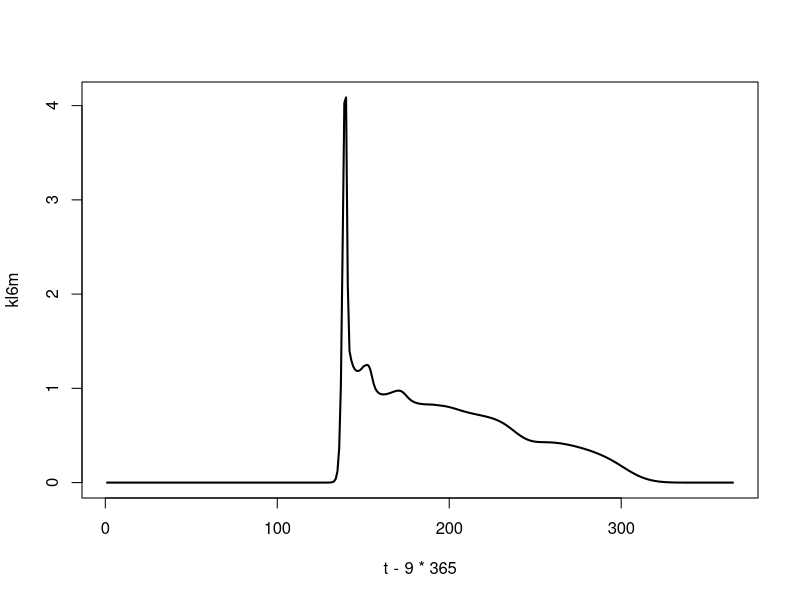
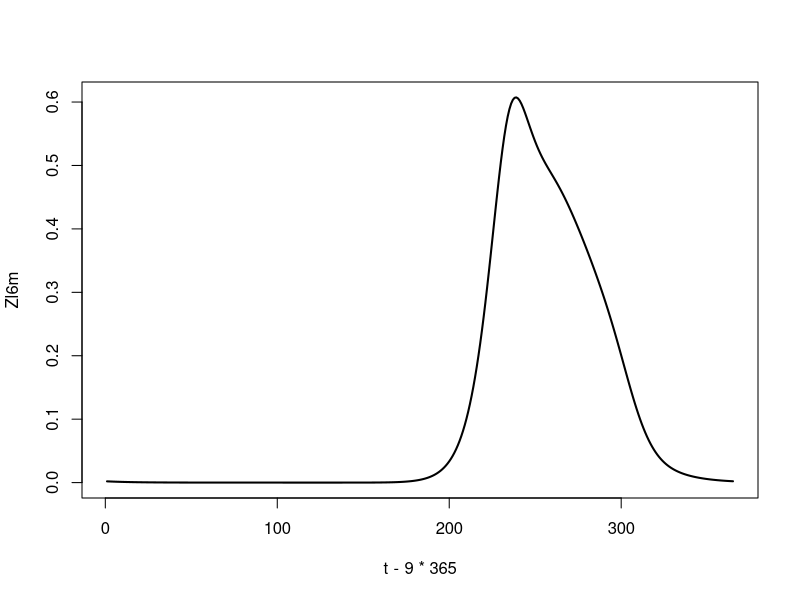

R code for these plots, in order:
################ Project 2 - Fasham
library(deSolve)
library(fields)

# Create an empty list to add the parameters
param <- list()

# Define parameters
param$Dv <- 10.8*2 # Diffusivity (m^2/d)
param$PAR0 <- 0.41 # unit less, PAR/ total irradiance
param$I0 <- 200 # W/m2, annual average surface irradiance 
param$C <- 4 # Oktas, cloudinessl
param$kw <- 0.04 # 1/m, light attenuation due to water
param$gP <- 2 # 1/d, phytoplankton maximum growth rate
param$alpha <- 0.025 # 1/(W/m2) / d, initial slope of the P-I curve
param$HP <- 0.5 # mMol N/m3, half saturation for phytoplankton nutrient uptake
param$mP <- 0.1 # 1/d,phytoplankton specific mortality rate
param$kc <- 0.03 # m2/(mMol N), light attenuation by phytoplankton and detritus
param$gamma <- 0.03 # phytoplankton, exudation fraction
param$Sigma <- 1.5 # 1/(mMol N), NH4 inhibition parameter for phytoplankton
param$gZ <- 0.5 # 1/d, zooplankton maximum growth rate
param$beta <- 0.75 # zooplankton assimilation efficiency
param$muZ <- 0.025 # 1/d, zooplankton specific excretion rate
param$mZ <- 0.04 # 1/d, zooplankton specific mortality rate
param$HZ <- 1 # mMol/m3, zooplankton half saturation for ingestion
param$Omega <- 0.33 # detrital fraction of zooplankton mortality
param$eps <- 0.75 # ammonium fraction of zooplankton excretion
param$gB <- 2 # 1/d, bacterial maximum growth rate
param$muB <- 0.0125 # 1/d, bacterial specific excretion rate
param$HB <- 0.1 # (mMol N) / m3, bacterial half saturation for uptake
param$eta <- 0.6 # NH4/DON uptake ratio (bacteria?)
param$mD <- 0.05 # 1/d, detrital breakdown rate
param$uD <- 10 # m/d, detrital sinking rate 
param$uP <- 1 # m/d, Phytoplankton sinking rate 
param$dz <- c(rep(10,20),rep(50,16)) # grid spacing (m)
param$z <- c(seq(5,200, by=10),seq(225,1000,by=50)) # depth (m)
param$n <- length(param$z) # number of grid cells

param$theta <- 70 # degrees north, latitude
param$pP <- 0.7 # preference for phytoplankton
param$pB <- 0.1 # preference for bacteria
param$pD <- 0.2 # preference for detritus
param$Nb <- 15 # nutrient content at the bottom (mmol/m^3)
param$dzb <- 50
param$Wcenter <- 60  #Winter start day
param$Wlength <- 6*30 #length of ice coverage [days]

N0 <- c(0.5741008, 0.5966877, 0.6412008, 0.7063719, 0.7904262,  0.8912137,  1.0063571,  1.1333972,  1.2699233,
        1.4136786,  1.5626360,  1.7150452,  1.8694529,  2.0247023,  2.1799167,  2.3344718,  2.4879628,  2.6401680,
        2.7910128,  2.9405358,  3.3855024,  4.1103471,  4.8334796,  5.5581139, 6.2836851,  7.0095686,  7.7355646,
        8.4616555, 9.1878492,  9.9141432, 10.6405268, 11.3669875, 12.0935125, 12.8200891, 13.5467044, 14.2733457)
P0 <- c(1.359905e-05, 2.726776e-05, 4.470491e-05, 6.322314e-05, 7.932680e-05, 8.994052e-05, 9.340453e-05, 8.980849e-05,
        8.065832e-05, 6.817520e-05, 5.458569e-05, 4.163948e-05, 3.041920e-05, 2.138185e-05, 1.452369e-05, 9.571936e-06,
        6.144731e-06, 3.858222e-06, 2.385870e-06, 1.493541e-06, 3.369182e-07, 7.861111e-08, 2.155713e-08, 6.756455e-09,
        2.192816e-09, 6.844442e-10, 1.991596e-10, 5.363123e-11, 1.339545e-11, 3.119933e-12, 6.816872e-13, 1.405316e-13,
        2.747760e-14, 5.119312e-15, 9.129665e-16, 1.862683e-16)
DON0 <- c(4.085559e-05, 4.009135e-05, 3.807320e-05, 3.512770e-05, 3.166806e-05, 2.806605e-05, 2.459890e-05, 2.143958e-05,
          1.867277e-05, 1.632002e-05, 1.436405e-05, 1.276753e-05, 1.148569e-05, 1.047405e-05, 9.693430e-06, 9.110722e-06,
          8.699048e-06, 8.439312e-06, 8.322093e-06, 8.367805e-06, 9.449220e-06, 1.283523e-05, 1.837012e-05, 2.598115e-05,
          3.562677e-05, 4.715466e-05, 6.025044e-05, 7.445801e-05, 8.924285e-05, 1.040687e-04, 1.184660e-04, 1.320727e-04,
          1.445989e-04, 1.555105e-04, 1.628240e-04, 1.614034e-04)
A0 <- c(5.192440,  5.347434,  5.651276,  6.092262,  6.654191,  7.317738,  8.061935,  8.865557,  9.708298, 10.571644,
        11.439438, 12.298163, 13.137005, 13.947737, 14.724514, 15.463585, 16.162992, 16.822255, 17.442069, 18.024025,
        19.663005, 21.702601, 23.292722, 24.547176, 25.529296, 26.289680, 26.872494, 27.314703, 27.646156, 27.890684,
        28.067320, 28.191283, 28.274732, 28.327355, 28.356901, 28.369575)
B0 <- c(0.18417695, 0.18789259, 0.19518275, 0.20578317, 0.21931635, 0.23530408, 0.25318397, 0.27233061, 0.29208091,
        0.31176265, 0.33072422, 0.34836333, 0.36415270, 0.37766093, 0.38856754, 0.39667157, 0.40189356, 0.40427095,
        0.40394715, 0.40115485, 0.38627084, 0.33255606, 0.27844986, 0.23191435, 0.19310077, 0.16073924, 0.13369091,
        0.11107081, 0.09216940, 0.07639827, 0.06326265, 0.05234780, 0.04332084, 0.03597152, 0.03034406, 0.02698035)
Z0 <- c(2.319780e-02, 2.277847e-02, 2.196546e-02, 2.080836e-02, 1.937553e-02, 1.774677e-02, 1.600489e-02, 1.422770e-02,
        1.248167e-02, 1.081828e-02, 9.273029e-03, 7.866768e-03, 6.608456e-03, 5.498409e-03, 4.531353e-03, 3.698823e-03,
        2.990778e-03, 2.396517e-03, 1.905096e-03, 1.505478e-03, 5.488131e-04, 1.082359e-04, 1.733284e-05, 2.350412e-06,
        2.780615e-07, 2.932255e-08, 2.801132e-09, 2.454618e-10, 1.993059e-11, 1.512047e-12, 1.079718e-13, 7.311167e-15,
        4.741869e-16, 3.003034e-17, 1.943522e-18, 1.540521e-19)
D0 <- c(6.800703e-05, 1.268946e-04, 1.892206e-04, 2.549871e-04, 3.236098e-04, 3.939860e-04, 4.647086e-04, 5.343331e-04,
        6.016103e-04, 6.656293e-04, 7.258637e-04, 7.821429e-04, 8.345851e-04, 8.835192e-04, 9.294183e-04, 9.728494e-04,
        1.014456e-03, 1.055039e-03, 1.096114e-03, 1.143004e-03, 1.378114e-03, 1.674631e-03, 2.016684e-03, 2.373306e-03,
        2.705495e-03, 2.976448e-03, 3.159072e-03, 3.239945e-03, 3.219591e-03, 3.109892e-03, 2.929981e-03, 2.701965e-03,
        2.447385e-03, 2.184855e-03, 1.929128e-03, 1.697672e-03)
# Define initial conditions - concentrations of N_P_DON_A_B_Z_D
INIT <- c(N0, P0, DON0, A0, B0, Z0, D0)

# Light function
CalLight <- function(t, P,D, param) {
  #  season <-(1-0.8 * sin(pi*param$theta/180) * cos(2*pi*t/365))
  a <- 0.5936313662
 # season <- 1+cos(pi+2*pi/365*t+4*pi/73)
  season <- 1 - (0.5936313659 - 0.5936313659*cos(pi*param$theta/90))*cos(4/73*pi + 2/365*pi*t)
  if(season<0){
    season <- 0
  }
  if(season>2){
    season <- 2
  }
  
  # Ice
  b <- param$Wcenter-param$Wlength/2
  c <- sin(pi*b/(365/2)+pi*25/146)
  d <- 1/(sin(pi*(param$Wcenter-param$Wlength/6)/(365/2)+pi*25/146)-c)
  ice <- -c*d+d*sin(pi*t/(365/2)+pi*25/146)
  if(ice < 0){
    ice = 0
  }
  if(ice > 1){
    ice = 1
  }
  
  damp <- param$kc * param$dz * (cumsum(P) - P/2+cumsum(D)+D/2)
  
  I <- param$I0 * param$PAR0 * exp(-param$kw * param$z - damp) * season* (1-ice)
  
  return(I)
}


# Create function that creates the differential equation at each step
FASHAM <- function(t, INIT, param) {
  N <- INIT[1:param$n]
  P <- INIT[(1+param$n):(2*param$n)]
  DON <- INIT[(2*param$n+1):(3*param$n)]
  A <- INIT[(3*param$n+1):(4*param$n)]
  B <- INIT[(4*param$n+1):(5*param$n)]
  Z <- INIT[(5*param$n+1):(6*param$n)]
  D <- INIT[(6*param$n+1):(7*param$n)]
  FD <- INIT[(7*param$n+1):(8*param$n)]
  
  # Advection and diffusion
  #####
  # Nitrate flux
  JdN <- rep(0,param$n+1)
  
  for (i in 2:param$n){
    JdN[i] <- -param$Dv * (N[i] - N[i-1]) / ((param$dz[i]+param$dz[i-1])/2)
  }
  
  
  # Diffusive flux boundary
  JdN[1] = 0
  JdN[param$n+1] = -param$Dv*(param$Nb-N[param$n])/param$dzb
  
  JN = JdN
  
  # Phytoplankton flux
  JaP <- rep(0,param$n+1)
  JdP <- rep(0,param$n+1)
  
  for (i in 2:param$n){
    JaP[i] <- param$uP * P[i-1]
    JdP[i] <- -param$Dv * (P[i] - P[i-1]) / (param$dz[i]+param$dz[i-1])/2
  }
  
  # Advective flux boundary
  JaP[1] = 0
  JaP[param$n+1] = 0
  
  # Diffusive flux boundary
  JdP[1] = 0
  JdP[param$n+1] = 0
  
  JP = JaP + JdP
  
  
  # DON flux
  JdDON <- rep(0,param$n+1)
  
  for (i in 2:param$n){
    JdDON[i] <- -param$Dv * (DON[i] - DON[i-1]) / ((param$dz[i]+param$dz[i-1])/2)
  }
  
  
  # Diffusive flux boundary
  JdDON[1] = 0
  JdDON[param$n+1] = 0
  
  JDON = JdDON
  
  
  # Ammonium flux
  JdA <- rep(0,param$n+1)
  
  for (i in 2:param$n){
    JdA[i] <- -param$Dv * (A[i] - A[i-1]) / ((param$dz[i]+param$dz[i-1])/2)
  }
  
  
  # Diffusive flux boundary
  JdA[1] = 0
  JdA[param$n+1] = 0
  
  JA = JdA
  
  # Bacteria flux
  JdB <- rep(0,param$n+1)
  
  for (i in 2:param$n){
    JdB[i] <- -param$Dv * (B[i] - B[i-1]) / ((param$dz[i]+param$dz[i-1])/2)
  }
  
  
  # Diffusive flux boundary
  JdB[1] = 0
  JdB[param$n+1] = 0
  
  JB = JdB
  
  # Zooplankton flux
  JdZ <- rep(0,param$n+1)
  
  for (i in 2:param$n){
    JdZ[i] <- -param$Dv * (Z[i] - Z[i-1]) / ((param$dz[i]+param$dz[i-1])/2)
  }
  
  
  # Diffusive flux boundary
  JdZ[1] = 0
  JdZ[param$n+1] = 0
  
  JZ = JdZ
  
  
  # Detritus flux
  JaD <- rep(0,param$n+1)
  JdD <- rep(0,param$n+1)
  
  for (i in 2:param$n){
    JaD[i] <- param$uD * D[i-1]
    JdD[i] <- -param$Dv * (D[i] - D[i-1]) / ((param$dz[i]+param$dz[i-1])/2)
  }
  
  # Advective flux boundary
  JaD[1] = 0
  JaD[param$n+1] = param$uD * D[param$n]
  
  # Diffusive flux boundary
  JdD[1] = 0
  JdD[param$n+1] = 0
  
  JD = JaD + JdD
  
  
  #####
  
  
  # Call the light function
  I <- CalLight(t, P,D, param)
  
  # Function describing P-I curve (Light limited growth rate)
  J <- param$gP * param$alpha * I / (param$gP^2 + param$alpha^2 * I^2)^(0.5)
  
  # Nutrient limiting growth rate
  Q <- N * exp(-param$Sigma*A) / (param$HP + N) + A / (param$HP + A)
  
  # Nutrient limiting growth rate (nitrate)
  Q1 <- N * exp(-param$Sigma*A) / (param$HP + N)
  
  # Nutrient limiting growth rate (Ammonium)
  Q2 <- A / (param$HP + A)
  
  # Light and nutrient limitation
  sig <- J * Q
  
  # Total food available 
  food <- param$pP*P + param$pB*B + param$pD*D 
  
  # Zooplankton grazing function on phytoplankton
  GrazP <- param$gZ * Z * (param$pP * P) / (param$HZ + food)
  
  # Zooplankton grazing function on bacteria
  GrazB <- param$gZ * Z * (param$pB * B) / (param$HZ + food)
  
  # Zooplankton grazing function on detritus
  GrazD <- param$gZ * Z * (param$pD * D) / (param$HZ + food)
  
  # Differential equation for phytoplankton 
  dPdt <- (1-param$gamma) * sig * P - GrazP - param$mP*P -(JP[2:(param$n+1)] - JP[1:param$n]) / param$dz 
  
  # Differential equation for zooplankton 
  dZdt <- param$beta*GrazP + param$beta*GrazB + param$beta*GrazD - param$muZ*Z - param$mZ*Z-(JZ[2:(param$n+1)] - JZ[1:param$n]) / param$dz 
  
  # Total bacterial nitrogenous substrate S
  S <- min(A,param$eta*DON)
  
  # Bacterial DON uptake
  U1 <- param$gB*B*DON / (param$HB + S + DON)
  
  # Bacterial ammonia uptake
  U2 <- param$gB*B*S / (param$HB + S + DON)
  
  # Differential equation for bacteria
  dBdt <- U1 + U2 - GrazB - param$muB * B -(JB[2:(param$n+1)] - JB[1:param$n]) / param$dz 
  
  # Differential equation for detritus
  dDdt <- (1-param$beta)*GrazP + (1-param$beta)*GrazB - param$beta*GrazD - param$mD*D + param$mP*P -(JD[2:(param$n+1)] - JD[1:param$n]) / param$dz 
  
  # Differential equation for nitrate
  dNdt <- -(J*Q1) * P -(JN[2:(param$n+1)] - JN[1:param$n]) / param$dz 
  
  # Differential equation for ammonium
  dAdt <- -(J*Q2) * P - U2 + param$muB*B + (param$eps*param$muZ+(1-param$Omega)*param$mZ) * Z -(JA[2:(param$n+1)] - JA[1:param$n]) / param$dz 
  
  # Differential equation for dissolved organic nitrogen (DON)
  dDONdt <- param$gamma*sig*P + param$mD*D + (1-param$eps)*param$muZ*Z - U1 -(JDON[2:(param$n+1)] - JDON[1:param$n]) / param$dz 

  return(list(c(dNdt, dPdt, dDONdt, dAdt, dBdt, dZdt, dDdt)))
}

# Define time step
time <- seq(1,365*10, by=1)

# Solve our differential equations
# How much time does the run take?
start.time <- Sys.time()
res <- ode(INIT, time, FASHAM, param)
end.time <- Sys.time()
time.taken <- end.time - start.time
print(paste("Runtime=",as.character(round(time.taken,1)),"s"))
#,method = "ode45", atol = 1e-14, rtol = 1e-14

N6m <- res[,2:(param$n+1)]
P6m <- res[,(2+param$n):(2*param$n+1)]
DON6m <- res[,(2*param$n+2):(3*param$n+1)]
A6m <- res[,(3*param$n+2):(4*param$n+1)]
B6m <- res[,(4*param$n+2):(5*param$n+1)]
Z6m <- res[,(5*param$n+2):(6*param$n+1)]
D6m <- res[,(6*param$n+2):(7*param$n+1)]


# Martin curve GG
# MARTIN CURVE WITH AVERAGES
Fav6m <-  rep(0,length(param$z))

ns <- 1:length(param$z)

for (i in 1:length(param$z)){
  Fav6m[i] <- mean(param$uD * D6m[(9*365+1):(10*365),ns[i]])
}
Fav6m

#write.csv(Fav6m, "Fav6m.csv")




#########  Priduction Phytoplankton

t <- (9*365+1):3650

Pc6m <- P6m[t,]
Dc6m <- D6m[t,]
Nc6m <- N6m[t,]
Ac6m <- A6m[t,]



#  season <-(1-0.8 * sin(pi*param$theta/180) * cos(2*pi*t/365))
a <- 0.5936313659
# season <- 1+cos(pi+2*pi/365*t+4*pi/73)
season <- 1 - (a - a*cos(pi*param$theta/90))*cos(4/73*pi + 2/365*pi*t)
for (i in 1:365){ 
  if(season[i]<0){
    season[i] <- 0
  }
  if(season[i]>2){
    season[i] <- 2
  }
}
# Ice
b <- param$Wcenter-param$Wlength/2
c <- sin(pi*b/(365/2)+pi*25/146)
d <- 1/(sin(pi*(param$Wcenter-param$Wlength/6)/(365/2)+pi*25/146)-c)
ice <- -c*d+d*sin(pi*t/(365/2)+pi*25/146)
for (i in 1:365){
  if (ice[i]<0){
    ice[i] <- 0
  }
  if (ice[i]>1){
    ice[i] <- 1
  }
}
damp <- matrix(0,ncol = 36,nrow=365)
for (i in 1:364){
  
  for (j in 1:36){
    
    damp[i,j] <- param$kc * param$dz[j] * (sum(Pc6m[i,1:j]) - Pc6m[i,j]/2+sum(Dc6m[i,1:j])+Dc6m[i,j]/2)
  }
}


Law <- matrix(0,ncol = 36,nrow=365)
for (i in 1:365){
  Law[i,] <- param$kw * param$z
}

# Call the light function
I <- param$I0 * param$PAR0 * exp(-Law - damp) * season* (1-ice)




# Function describing P-I curve (Light limited growth rate)
J <- param$gP * param$alpha * I / (param$gP^2 + param$alpha^2 * I^2)^(0.5)

# Nutrient limiting growth rate
Q <- Nc6m * exp(-param$Sigma*Ac6m) / (param$HP + Nc6m) + Ac6m / (param$HP + Ac6m)


# Light and nutrient limitation
sig <- J * Q


Prod26m <-(1-param$gamma) * sig * Pc6m

sum(Prod26m)


kl6m <- rep(0,365)
kp6m <- rep(0,365)
pi6m <- rep(0,365)

for (i in 1:365){
  kl6m[i] <- sum(Prod26m[i,])
  kp6m[i] <- sum(Pc6m[i,])
  pi <- sum(Pc6m[i,])
}
par(mfrow=c(1,1))
plot(t-9*365,kl6m,type="l",lwd=2)

#write.csv(kl6m, "klm6.csv")

max(kl6m)



### Zooplankton Production
t <- (9*365+1):3650

Pc <- P6m[t,]
Dc <- D6m[t,]
Nc <- N6m[t,]
Ac <- A6m[t,]
Bc <- B6m[t,]
DONc <- DON6m[t,]
Zc <- Z6m[t,]

food <- param$pP*Pc + param$pB*Bc + param$pD*Dc

# Zooplankton grazing function on phytoplankton
GrazP <- param$gZ * Zc * (param$pP * Pc) / (param$HZ + food)

# Zooplankton grazing function on bacteria
GrazB <- param$gZ * Zc * (param$pB * Bc) / (param$HZ + food)

# Zooplankton grazing function on detritus
GrazD <- param$gZ * Zc * (param$pD * Dc) / (param$HZ + food)


ProdZ6m <- param$beta*GrazP + param$beta*GrazB + param$beta*GrazD

Zl6m <- rep(0,365)
Zp6m <- rep(0,365)
Zi6m <- rep(0,365)

for (i in 1:365){
  Zl6m[i] <- sum(ProdZ6m[i,])
  Zp6m[i] <- sum(Zc[i,])
  
}
par(mfrow=c(1,1))
plot(t-9*365,Zl6m,type="l",lwd=2)

max(Zl6m)

sum(ProdZ6m)
